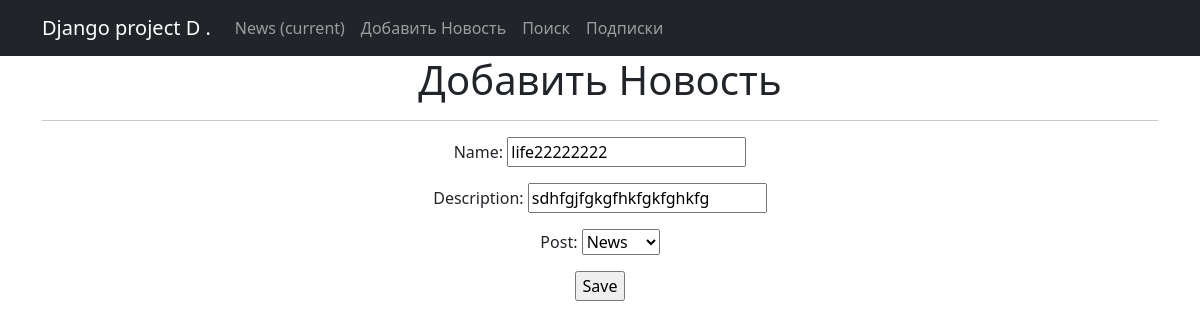
The app's page /news/13/update/ (signed in) with its own data.
### news_portal/models.py (models this page shows, shortened)
class News(models.Model):
    name = models.CharField(
        max_length=50,
        unique=True,
    )
    description = models.TextField()
    post = models.ForeignKey(
        to='Post',
        on_delete=models.CASCADE,
        related_name='news',
    )
    publish = models.DateTimeField(default=timezone.now)

class Post(models.Model):
    name = models.CharField(max_length=100, unique=True)
    subscribers = models.ManyToManyField(User, related_name='subscribers')
    def __str__(self):
        return self.name.title()

### news_portal/views.py (the view)
# urls.py: path('<int:pk>/update/', NewsUpdate.as_view(), name='news_update'),
class NewsUpdate(PermissionRequiredMixin, UpdateView):
    permission_required = ('news_portal.change_news',)
    form_class = NewsForm
    model = News
    template_name = 'news_edit.html'

### news_portal/forms.py (shortened to what this page needs)
class NewsForm(forms.ModelForm):
    description = forms.CharField(min_length=20)
    class Meta:
        model = News
        fields = [
            'name',
            'description',
            'post',
        ]

### templates/news_edit.html (shortened to what this page needs)
{% extends 'flatpages/default.html' %}
{% block content %}
<h1>Добавить Новость</h1>
<hr>
<form action="" method="post">
    {{ form.as_p }}
    <input type="submit" value="Save" />
</form>
{% endblock content %}

### records on screen
News: name "life22222222", description "sdhfgjfgkgfhkfgkfghkfg", post "News"
